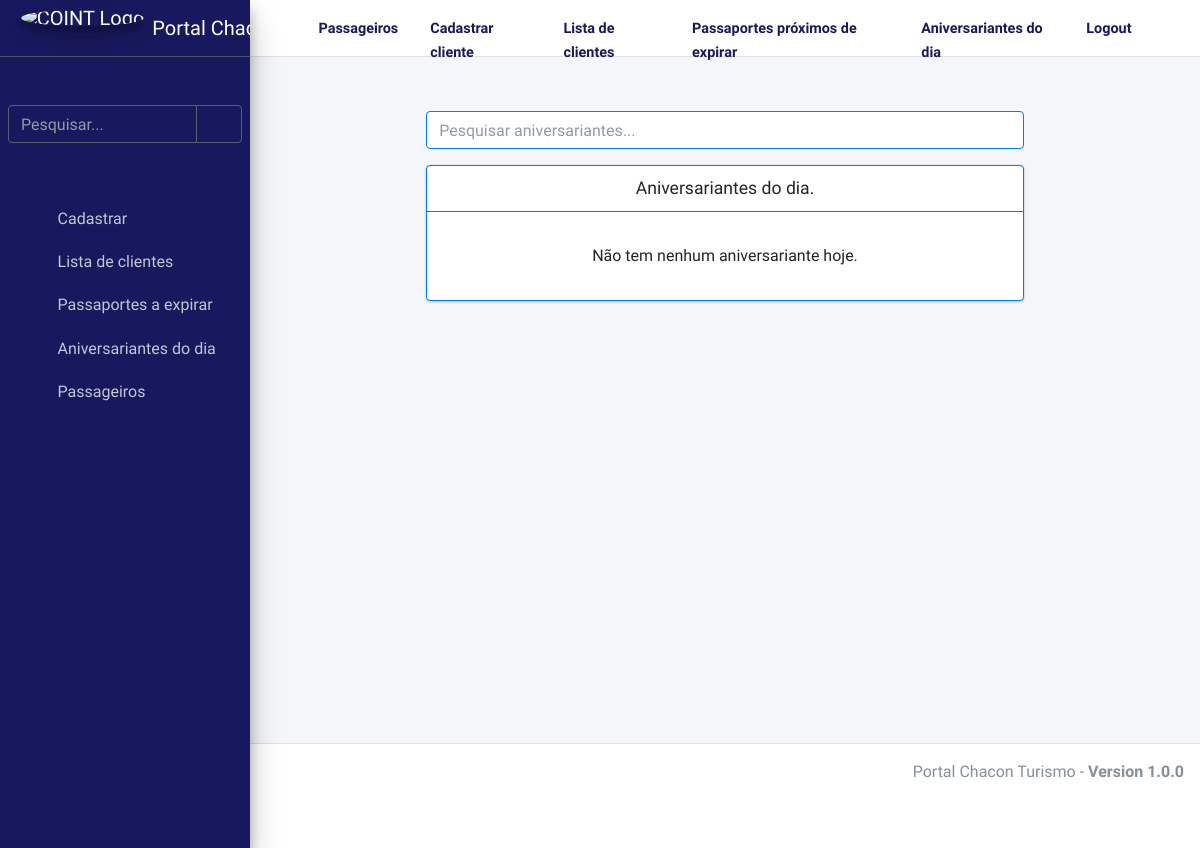
The page /example/aniversariantes/ (signed in) on the database as committed earlier.
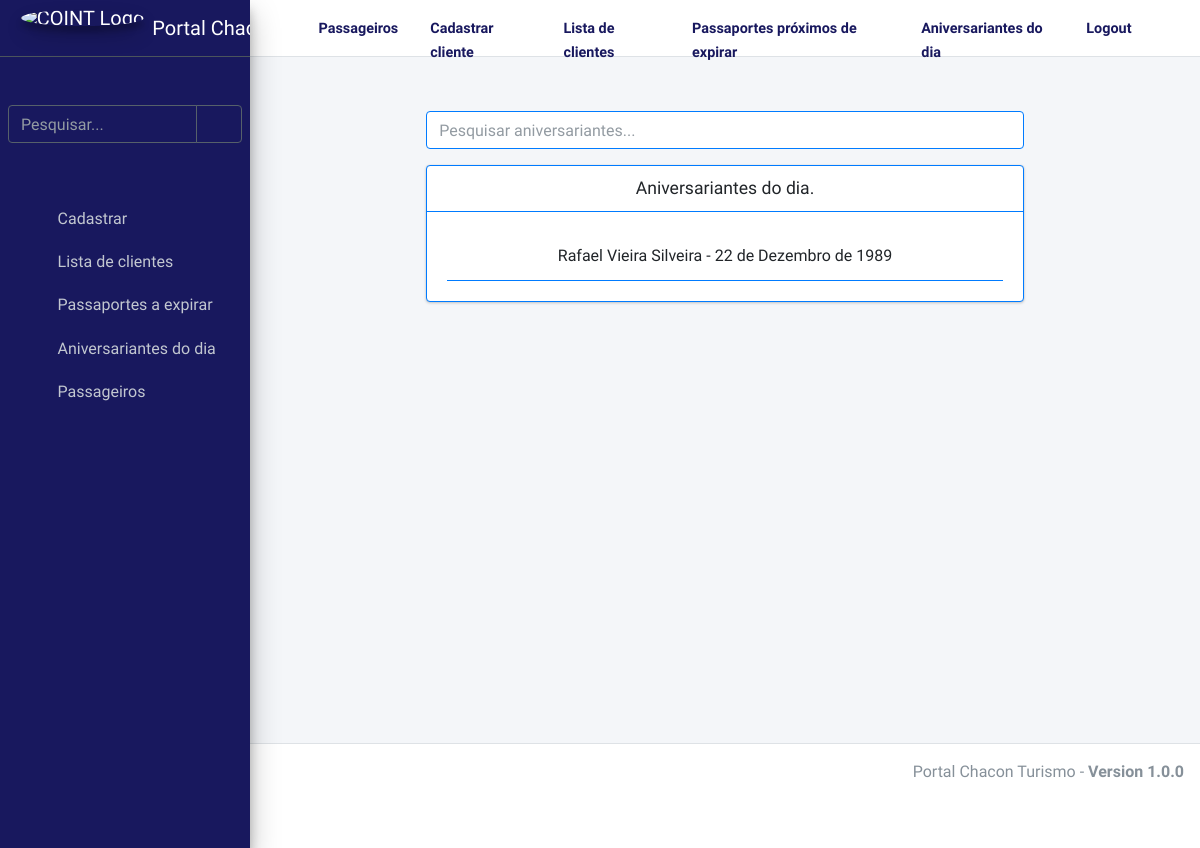
The same page on the database as committed later.
### apps/app_exemplo/models.py (models this page shows, shortened)
class Clientes(models.Model):
    nome = models.CharField("Nome", max_length=255, blank=True, null=True)
    sobrenome = models.CharField("Sobrenome", max_length=255, blank=True, null=True)
    datanascimento = models.DateField("Data de Nascimento", auto_now_add=False, blank=True, null=True )
    passaporte = models.CharField("Passaporte", max_length=255, blank=True, null=True)
    datavalidade = models.DateField("Data de Validade", auto_now_add=False, blank=True, null=True )
    contato = models.PositiveIntegerField("Contato", blank=True, null=True)
    cpfcnpj = models.CharField("CPF ou CNPJ", max_length=400, blank=True, null=True)
    endereco = models.CharField("Endereço", max_length=1000, blank=True, null=True)
    email = models.CharField("Email", max_length=400, blank=True, null=True)

### apps/app_exemplo/views.py (the view)
# urls.py: path('aniversariantes/', views.ClientesAniversariantesView.as_view(), name='clientes-aniversariantes'),
@method_decorator(login_required, name='dispatch')
class ClientesAniversariantesView(TemplateView):
    template_name = "app_clientes/clientes_aniversariantes.html"  # Atualize com o caminho do seu template
    def get_context_data(self, **kwargs):
        context = super().get_context_data(**kwargs)
        today = datetime.now().date()
        aniversariantes_do_dia = models.Clientes.objects.filter(
            datanascimento__day=today.day,
            datanascimento__month=today.month
        )
        context['aniversariantes_do_dia'] = aniversariantes_do_dia
        return context

### apps/app_exemplo/templates/app_clientes/clientes_aniversariantes.html (shortened to what this page needs)
{% extends "base/base.html" %}
{% block content %}
<div class="container">
    <div class="row justify-content-center mb-3">
        <div class="col-lg-8">
            <input type="text" id="searchInput" class="form-control border border-primary" placeholder="Pesquisar aniversariantes...">
        </div>
    </div>
    <div class="row justify-content-center">
        <div class="col-lg-8">
            <div class="card border border-primary">
                <div class="card-header d-flex justify-content-center border-bottom border-primary">
                    <h5 class="card-title text-wrap text-break mb-0">Aniversariantes do dia.</h5>
                </div>
                <div class="card-body">
                    <ul class="list-group list-group-flush">
                        {% for dado in aniversariantes_do_dia %}
                            <li class="list-group-item border-bottom border-primary text-center">{{ dado.nome }} {{ dado.sobrenome }} - {{ dado.datanascimento }}</li>
                        {% empty %}
                            <li class="list-group-item text-center">Não tem nenhum aniversariante hoje.</li>
                        {% endfor %}
                    </ul>
                </div>
            </div>
        </div>
    </div>
</div>
{% endblock %}

Rows that differ between the two databases and show on the page:
added Clientes: nome "Rafael", sobrenome "Vieira Silveira", datanascimento "22 de Dezembro de 1989"
Other text that changed with them:
text no longer shown: "Não tem nenhum aniversariante hoje."
